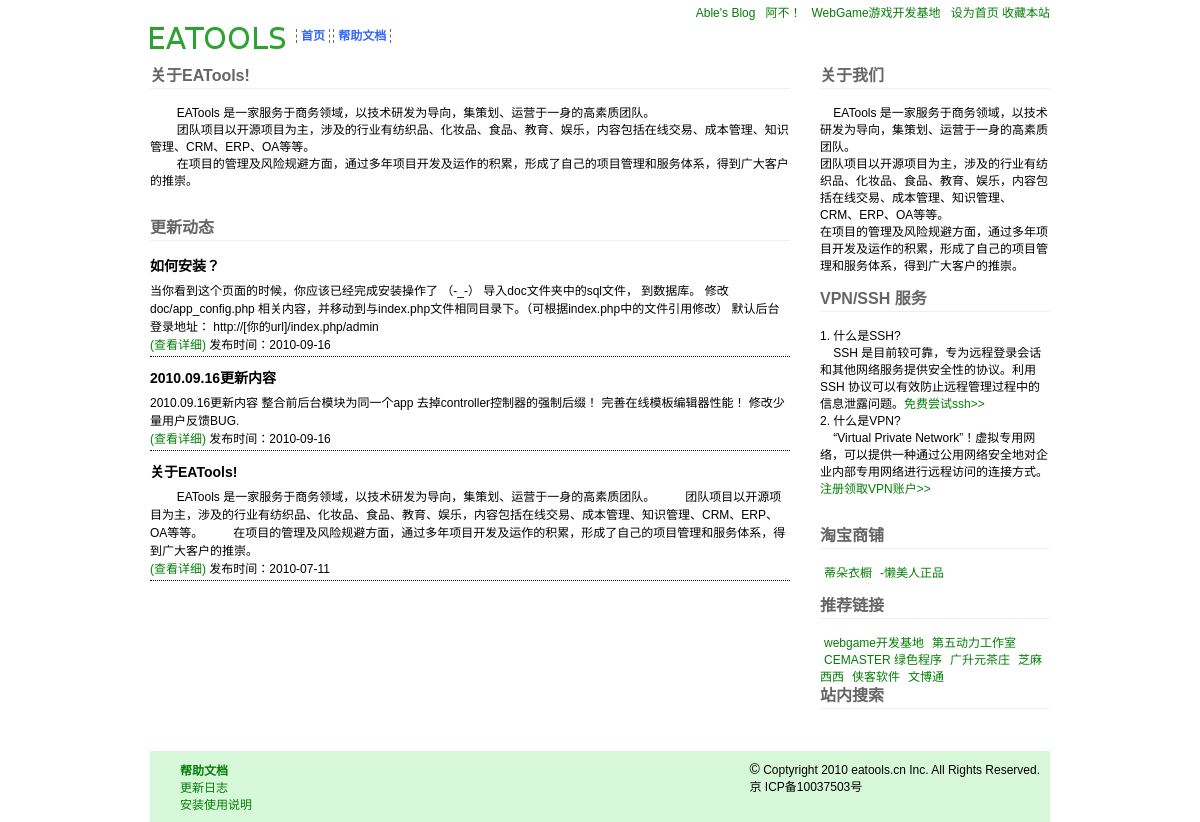
The page / on the database its author committed.
### tables this page shows
CREATE TABLE IF NOT EXISTS `ea_site_page` (
  `id` int(11) NOT NULL AUTO_INCREMENT COMMENT 'id',
  `pid` int(11) NOT NULL COMMENT '上级',
  `title` varchar(30) NOT NULL COMMENT '页面名称',
  `uri` varchar(100) DEFAULT NULL COMMENT '显示路径',
  `controller` varchar(50) NOT NULL COMMENT '使用控制器',
  `tpl` varchar(100) DEFAULT NULL COMMENT '使用的模版',
  `cache_time` int(11) NOT NULL DEFAULT '0' COMMENT '页面缓存时间',
  `orderby` int(9) NOT NULL DEFAULT '0' COMMENT '排序',
  `edit_time` int(11) NOT NULL DEFAULT '0' COMMENT '最后修改时间',
  `account_id` int(11) NOT NULL DEFAULT '0' COMMENT '操作人',
  `is_del` tinyint(1) NOT NULL DEFAULT '1' COMMENT '是否删除',
  PRIMARY KEY (`id`),
  KEY `pid` (`pid`),
  KEY `order` (`orderby`)
);

CREATE TABLE IF NOT EXISTS `ea_news` (
  `id` int(11) NOT NULL AUTO_INCREMENT COMMENT '编号',
  `page_id` int(11) NOT NULL COMMENT '页面id',
  `title` varchar(150) NOT NULL,
  `fontsize` varchar(3) NOT NULL COMMENT '大小',
  `fontcolor` char(7) NOT NULL COMMENT '颜色',
  `tag` varchar(100) DEFAULT NULL COMMENT '标签',
  `author` varchar(15) NOT NULL COMMENT '作者',
  `address` varchar(1000) DEFAULT NULL COMMENT '文章来源',
  `content` text NOT NULL COMMENT '正文',
  `create_time` int(11) NOT NULL,
  `is_del` tinyint(1) NOT NULL COMMENT '是否删除',
  PRIMARY KEY (`id`),
  KEY `create_time` (`create_time`),
  KEY `page_id` (`page_id`)
);

CREATE TABLE IF NOT EXISTS `ea_links` (
  `id` int(11) NOT NULL AUTO_INCREMENT,
  `cate_id` int(11) NOT NULL DEFAULT '0' COMMENT '分类id',
  `title` varchar(40) NOT NULL COMMENT '标题',
  `url` varchar(200) NOT NULL COMMENT '路径 ',
  `target` varchar(20) NOT NULL,
  PRIMARY KEY (`id`)
);

### app/controllers/mydefault.php (called while the page is built, shortened)
<?php
class mydefault extends Pub_Controller
{
    public function __construct()
    {
        $this->load->helper('html');
        $this->load->helper('theme');
    }
    public function index()
    {
        $this->load->_ci_view_path = FCPATH . THEMEPATH;
        $ret=array();
		$ret['SITE_MEDIA'] = base_url().MEDIAPATH;
        $this->load->model("Auto_Model");
        $urls = $this->uri->uri_string();
        $urls = empty($urls)?'index':$urls;
        $urls = explode('/',$urls);
        if(!isset($ret['PageNum']))
        {
            $ret['PageNum'] = 0;
            $ret['PageUri'] = count($urls)+1;
        }
        $urls = implode('/',$urls);
        $ret['SelfURI'] = $urls;
        $this->load->model('Site_Theme_Model','theme_set');
        $this->load->model('site_page_model',"SitePage");
        $pageInfo = $this->SitePage->getInfoOnUri($urls);
        $ret['pageInfo'] = $pageInfo;
        if(!empty($pageInfo->tpl))
        {
            $this->load->view(THEMENAME . $pageInfo->tpl,$ret);
        }
    }
}

### app/libraries/EA_Controller.php (called while the page is built, shortened)
<?php
class EA_Controller extends Controller{
    public function _remap($method)
    {
        call_user_func_array(array($this, $method), array_slice($this->uri->rsegments, 2));
    }
}

### system/codeigniter/CodeIgniter.php (called while the page is built, shortened)
<?php  if ( ! defined('BASEPATH')) exit('No direct script access allowed');
$EXT =& load_class('Hooks');
$EXT->_call_hook('pre_system');
$URI =& load_class('URI');
$RTR =& load_class('Router');
$class  = $RTR->fetch_class();
$method = $RTR->fetch_method();
$EXT->_call_hook('pre_controller');
$CI = new $class();
if ($RTR->scaffolding_request === TRUE)
{
	if ($EXT->_call_hook('scaffolding_override') === FALSE)
	{
		$CI->_ci_scaffolding();
	}
}
else
{
	if (method_exists($CI, '_remap'))
	{
		$CI->_remap($method);
	}
	else
	{
		if ( ! in_array(strtolower($method), array_map('strtolower', get_class_methods($CI))))
		{
			show_404("{$class}/{$method}");
		}
		call_user_func_array(array(&$CI, $method), array_slice($URI->rsegments, 2));
	}
}

### index.php (called while the page is built, shortened)
<?php
require_once BASEPATH.'codeigniter/CodeIgniter'.EXT;

### system/codeigniter/Base5.php (called while the page is built)
<?php  if ( ! defined('BASEPATH')) exit('No direct script access allowed');
class CI_Base {
	private static $instance;
	public function CI_Base()
	{
		self::$instance =& $this;
	}
	public static function &get_instance()
	{
		return self::$instance;
	}
}
function &get_instance()
{
	return CI_Base::get_instance();
}

### system/codeigniter/Common.php (called while the page is built, shortened)
<?php  if ( ! defined('BASEPATH')) exit('No direct script access allowed');
function &load_class($class, $instantiate = TRUE)
{
	static $objects = array();
	if (isset($objects[$class]))
	{
		return $objects[$class];
	}
	if (file_exists(APPPATH.'libraries/'.config_item('subclass_prefix').$class.EXT))
	{
		$is_subclass = TRUE;
	}
	else
	{
		if (file_exists(APPPATH.'libraries/'.$class.EXT))
		{
			require(APPPATH.'libraries/'.$class.EXT);
			$is_subclass = FALSE;
		}
		else
		{
			$is_subclass = FALSE;
		}
	}
	if ($instantiate == FALSE)
	{
		$objects[$class] = TRUE;
		return $objects[$class];
	}
	if ($is_subclass == TRUE)
	{
		$objects[$class] =& instantiate_class(new $name());
		return $objects[$class];
	}
	$objects[$class] =& instantiate_class(new $name());
	return $objects[$class];
}
function &instantiate_class(&$class_object)
{
	return $class_object;
}
function &get_config()
{
	static $main_conf;
	if ( ! isset($main_conf))
	{
		$main_conf[0] =& $config;
	}
	return $main_conf[0];
}
function config_item($item)
{
	static $config_item = array();
	if ( ! isset($config_item[$item]))
	{
		$config =& get_config();
		$config_item[$item] = $config[$item];
	}
	return $config_item[$item];
}

### app/config/config.php (called while the page is built)
<?php  if ( ! defined('BASEPATH')) exit('No direct script access allowed');
$config['base_url']	= EA_BASE_URL;
$config['web_name'] = EA_WEB_NAME;
$config['index_page'] = EA_Index_Name;
$config['uri_protocol']	= "PATH_INFO";
$config['url_suffix'] = "";
$config['language']	= "chinese";
$config['charset'] = "UTF-8";
$config['enable_hooks'] = FALSE;
$config['subclass_prefix'] = 'EA_';
$config['permitted_uri_chars'] = 'a-z 0-9~%.:_\-';
$config['enable_query_strings'] = FALSE;
$config['controller_trigger'] 	= 'c';
$config['function_trigger'] 	= 'm';
$config['directory_trigger'] 	= 'd';
$config['log_threshold'] = 0;
$config['log_path'] = '';
$config['log_date_format'] = 'Y-m-d H:i:s';
$config['cache_path'] = '';
$config['encryption_key'] = "";
$config['sess_cookie_name']		= 'ea_session';
$config['sess_expiration']		= 7200;
$config['sess_encrypt_cookie']	= FALSE;
$config['sess_use_database']	= false;
$config['sess_table_name']		= 'ea_sessions';
$config['sess_match_ip']		= FALSE;
$config['sess_match_useragent']	= TRUE;
$config['sess_time_to_update'] 	= 300;
$config['cookie_prefix']	= "";
$config['cookie_domain']	= "";
$config['cookie_path']		= "/";
$config['global_xss_filtering'] = FALSE;
$config['compress_output'] = FALSE;
$config['time_reference'] = 'local';
$config['rewrite_short_tags'] = FALSE;
$config['proxy_ips'] = '';

### app/helpers/page_helper.php (called while the page is built, shortened)
<?php
function page_menu_get_list($id=0)
{
    $CI =  & get_instance();
    return $CI->db->select('id,tpl,uri,title,edit_time')->from('site_page')
            ->where("pid = $id AND is_del = 0 ")
            ->order_by("orderby DESC,id ASC")
            ->get();
}

### app/libraries/EA_Model.php (called while the page is built, shortened)
<?php
class EA_Model extends Model
{
    public function select($field='*',$map='',$offset='',$limit=0,$order='')
    {
        $this->db->select($field);
        if (!empty($offset)) $this->db->limit($offset,$limit);
     	if(!empty($order)==true)  $this->db->order_by($order);
        if ($map!='') $query = $this->db->get_where($this->TableName, $map);
        else $query = $this->db->get( $this->TableName );
        return $query;
    }
    public function find($where,$field='*',$order='')
    {
        $this->db->select($field);
        $info =  $this->db->where($where)->get($this->TableName);
        return $info;
    }
}

### app/models/site_page_model.php (called while the page is built, shortened)
<?php
class Site_Page_Model extends EA_Model
{
    public function getInfoOnUri($uri)
    {
        $info  = $this->find(array('uri'=>$uri),'id,pid,title,tpl,cache_time,uri')->row();
        return $info;
    }
}

### app/models/auto_model.php (called while the page is built, shortened)
<?php
class Auto_Model extends EA_Model
{
    public static $class=array();
    public static function regist($name)
    {
        if(isset(self::$class[$name]))
        {
            return self::$class[$name];
        }
        else
        {
            $CI =  & get_instance();
            $CI->load->model($name);
            return self::$class[$name] = & $CI->$name;
        }
    }
}

### app/helpers/news_helper.php (called while the page is built, shortened)
<?php
function news_content_in_top($page_id,$size=1)
{
    $model = Auto_Model::regist("news_model");
    return  $model->get_content_list($page_id,$size);
}
function news_no_categroy_top($row=10)
{
    $model = Auto_Model::regist("news_model");
    $info = $model->select("id,title,create_time,content",array("is_del"=>0),$row,0,"create_time desc");
    return $info;
}

### app/models/news_model.php (called while the page is built, shortened)
<?php
class News_Model extends EA_Model
{
    var $TableName  =   'news';
    public function get_content_list($page_id ,$site=5,$field='id,title,tag,author,create_time,content')
    {
        return $this->db->select($field)
                        ->where("is_del = 0 AND page_id = $page_id ")
                        ->order_by('id DESC')
                        ->limit($site)
                        ->get($this->TableName);
    }
}

### app/helpers/links_helper.php (called while the page is built)
<?php
function links_list($cate)
{
    $model = Auto_Model::regist("links_Model");
    $info = $model->getList('title,url,target',"cate_id = $cate");
    return $info;
}

### app/models/links_model.php (called while the page is built, shortened)
<?php
class Links_Model extends EA_Model
{
    var $TableName  =   'links';
    public function getList($field = 'title,url,target',$map='' ,$order ="id ASC")
    {
        if(!empty($field)) $this->db->select(trim($field));
        if(!empty($map)) $this->db->where($map);
        if(!empty($order)) $this->db->order_by($order);
        return $this->db->get($this->TableName);
    }
}

### theme/simple_eatools/index.php (the view, shortened to what this page needs)
<?php include dirname(__FILE__).'/header.php' ?>
<center>
<div class="div1">
<div class="menuleft">
<?php
$welcome = news_content_in_top($pageInfo->id,1);
foreach($welcome->result() as $item):
?>
<dl class="bd1">
    <dt><?php echo $item->title ?></dt>
    <dd ><?php echo $item->content ?></dd>
</dl>
<?php endforeach;?>
<br/>
<dl class="bd1">
    <dt>更新动态</dt>
    <dd>
   <?php $news = news_no_categroy_top(3);
   foreach($news->result() as $newItem):
   ?>
   	<h1 class="h1s"><?php echo $newItem->title ;?></h1>
   	<p class="p1"><?php echo mb_substr(strip_tags($newItem->content),0,300,'UTF-8')?>
   	<br/>
   	<?php echo anchor("news/$newItem->id","(查看详细)")?> 发布时间：<?php echo date("Y-m-d",$newItem->create_time)?>
   	</p>
   <?php endforeach;?>
   </dd>
</dl>
</div>
<?php include dirname(__FILE__).'/right.php' ?>
</div>
</center>
<?php include dirname(__FILE__).'/footer.php' ?>

### theme/simple_eatools/header.php (shortened to what this page needs)
<?php include dirname(__FILE__).'/header_.php' ;
$topMenu = page_menu_get_list(0);
?>
<center>
<div class="div1" style="line-height:26px;text-align:right;">
<a href="http://ablegao.com">Able's Blog </a>
<a href="http://ablel.com">阿不！</a>
<a href="http://www.webgamei.com">WebGame游戏开发基地</a>
<a href="javascript:addBookmark()">设为首页<a/>
<a href="javascript:addCookie('EATools开湃软件','http://www.eatools.cn')">收藏本站</a>
</div>
<div class="div1">
<span class="logo"><?php echo(theme_img('logo.jpg'," title='eatools' alt='EATOOLS开源项目'")) ; ?></span>
<?php foreach($topMenu->result() as $k=>$item):?>
    <?php
    $urls = ($item->uri == 'index')?'':$item->uri;
    echo anchor($urls,$item->title,"class='headmenu'");
    ?>
<?php endforeach;?>
</div>
</center>
<br/>

### theme/simple_eatools/right.php (shortened to what this page needs)
<div class="menuright">
<dl class="bd1">
<dt>关于我们</dt>
<dd>
&nbsp;&nbsp;&nbsp;&nbsp;EATools 是一家服务于商务领域，以技术研发为导向，集策划、运营于一身的高素质团队。<br />
团队项目以开源项目为主，涉及的行业有纺织品、化妆品、食品、教育、娱乐，内容包括在线交易、成本管理、知识管理、CRM、ERP、OA等等。<br />
在项目的管理及风险规避方面，通过多年项目开发及运作的积累，形成了自己的项目管理和服务体系，得到广大客户的推崇。<br />
<br />
</dd>
<dt>VPN/SSH 服务</dt>
<dd>
1. 什么是SSH?<br/>
&nbsp;&nbsp;&nbsp;&nbsp;SSH 是目前较可靠，专为远程登录会话和其他网络服务提供安全性的协议。利用 SSH 协议可以有效防止远程管理过程中的信息泄露问题。<a target="_blank" href="https://www.billchina.net/aff.php?aff=298">免费尝试ssh>></a><br/>
2. 什么是VPN?<br/>
&nbsp;&nbsp;&nbsp;&nbsp;“Virtual Private Network”！虚拟专用网络，可以提供一种通过公用网络安全地对企业内部专用网络进行远程访问的连接方式。<a target="_blank" href="https://www.billchina.net/aff.php?aff=298">注册领取VPN账户>> </a><br/><br/>
</dd>
</dl>
<br/>
<dl class="bd1">
<dt>淘宝商铺</dt>
<dd class="flink">
<?php
$links = links_list(2);
foreach($links->result() as $item): ?>
<?php echo anchor($item->url,$item->title,"target=_blank");?>
<?php endforeach;?>
</dd>
</dl>
<br/>
<dl class="bd1">
<dt>推荐链接</dt>
<dd class="flink">
<?php
$links = links_list(1);
foreach($links->result() as $item): ?>
<?php echo anchor($item->url,$item->title,"target=_blank");?>
<?php endforeach;?>
</dd>
</dl>
<dl class="bd1">
<dt>站内搜索</dt>
</dl>
</div>

### theme/simple_eatools/footer.php
<br/>
<br/>
  <center>
    <div class="div1" >
    <div class="footer">
        <?php foreach($topMenu->result() as $k=>$item):
                    if($item->uri=='index') continue;
        ?>
            <ul class="ul" style="float:left;margin-left:20px;">
            <li><B><?php echo anchor($urls,$item->title);?></b></li>
            <?php
            $smenu = page_menu_get_list($item->id);
            foreach($smenu->result() as $Nitem):
            ?>
            <li><?php echo anchor($Nitem->uri,$Nitem->title)?></li>
            <?php endforeach;?>
            </ul>
        <?php endforeach;?>
        <span style="float:right;">
         <font style="font-size:14px;">&copy;</font> Coptyright 2010 eatools.cn  Inc.  All Rights Reserved.<br/>
   京 ICP备10037503号<script language="javascript" type="text/javascript" src="http://js.users.51.la/3968772.js"></script>
   </span>
   </div>
    </div>
    </center>
</body>
</html>

### rows shown on the page
ea_site_page: anchor($urls,$item->title,"class='headmenu'") "首页"
ea_site_page: anchor($urls,$item->title,"class='headmenu'") "帮助文档", anchor($urls,$item->title) "帮助文档"
ea_news: title "关于EATools!", content "EATools 是一家服务于商务领域，以技术研发为导向，集策划、运营于一身的高素质团队。 团队项目以开源项目为主，涉及的行业有纺织品、化妆品、食品、教育、娱乐，内容包括在线交易、成本管理、知识管理、CRM、ERP、OA等等。 在项目的管理及风险规避方面，通过多年项目开发及运作的积累，形成了自己的项目管理和服务体系，得到广大客户的推崇。", id "(查看详细)", create_time "2010-07-11"
ea_news: title "如何安装？", content "当你看到这个页面的时候，你应该已经完成安装操作了 （-_-） 导入doc文件夹中的sql文件， 到数据库。 修改doc/app_config.php 相关内容，并移动到与index.php文件相同目录下。（可根据index.php中的文件引用修改） 默认后台登录地址： http://[你的url]/index.php/admin", id "(查看详细)", create_time "2010-09-16"
ea_news: title "2010.09.16更新内容", content "2010.09.16更新内容 整合前后台模块为同一个app 去掉controller控制器的强制后缀！ 完善在线模板编辑器性能！ 修改少量用户反馈BUG.", id "(查看详细)", create_time "2010-09-16"
ea_links: anchor($item->url,$item->title,"target=_blank") "蒂朵衣橱"
ea_links: anchor($item->url,$item->title,"target=_blank") "-懒美人正品"
ea_links: anchor($item->url,$item->title,"target=_blank") "webgame开发基地"
ea_links: anchor($item->url,$item->title,"target=_blank") "第五动力工作室"
ea_links: anchor($item->url,$item->title,"target=_blank") "CEMASTER 绿色程序"
ea_links: anchor($item->url,$item->title,"target=_blank") "广升元茶庄"
ea_links: anchor($item->url,$item->title,"target=_blank") "芝麻西西"
ea_links: anchor($item->url,$item->title,"target=_blank") "侠客软件"
ea_links: anchor($item->url,$item->title,"target=_blank") "文博通"
ea_site_page: anchor($Nitem->uri,$Nitem->title) "更新日志"
ea_site_page: anchor($Nitem->uri,$Nitem->title) "安装使用说明"
